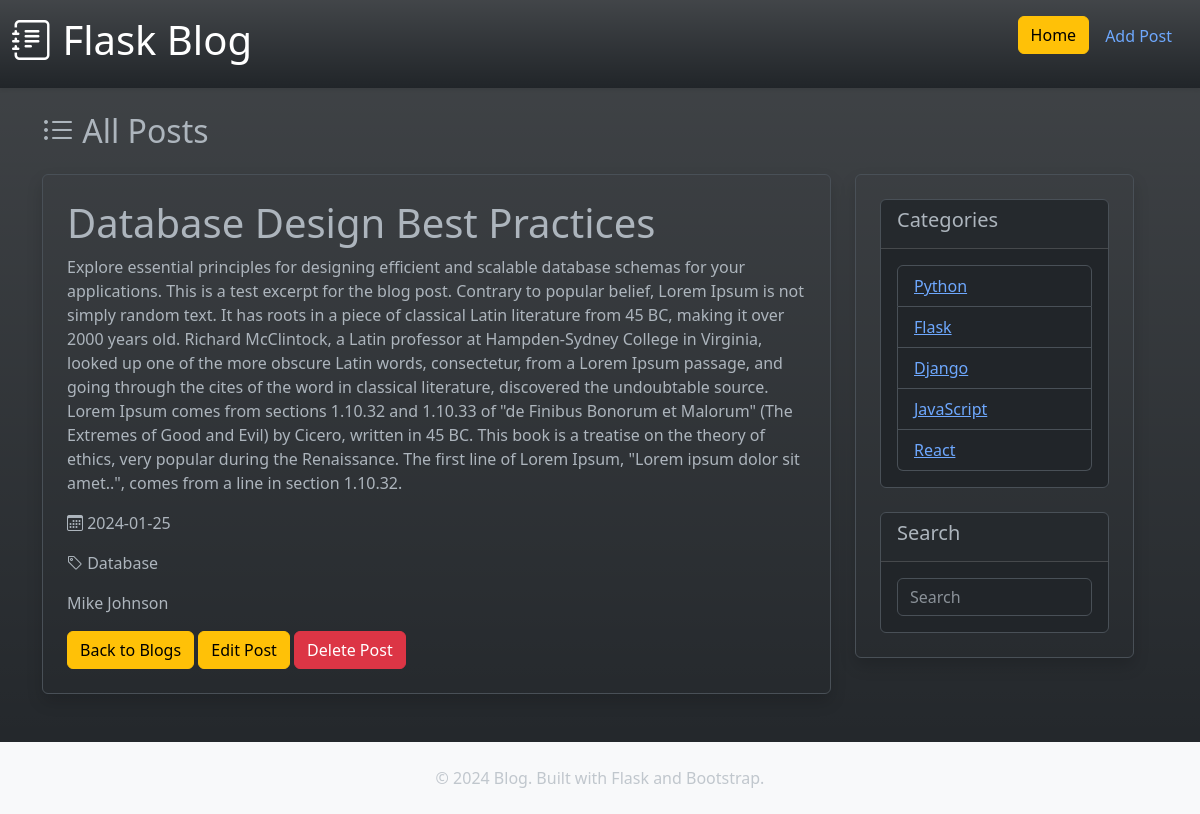
Page /blog/3 on the committed database.
### tables this page shows
CREATE TABLE blogs (
            id INTEGER PRIMARY KEY AUTOINCREMENT,
            title TEXT NOT NULL,
            author TEXT NOT NULL,
            date TEXT NOT NULL,
            excerpt TEXT NOT NULL,
            category TEXT NOT NULL
        );

### lesson6.py (the view)
@app.route('/blog/<int:id>')
def blog(id):
    blog = get_blog_by_id(id)
    if not blog:
        return render_template('404.html'), 404
    return render_template('blog.html', blog=blog)

### data/db.py (called while the page is built)
def get_db_path():
    current_dir = os.path.dirname(os.path.abspath(__file__))
    return os.path.join(current_dir, 'blog.db')

def get_blog_by_id(blog_id):
    db_path = get_db_path()
    if not os.path.exists(db_path):
        return None
    conn = sqlite3.connect(db_path)
    conn.row_factory = sqlite3.Row
    cursor = conn.cursor()
    cursor.execute('SELECT * FROM blogs WHERE id = ?', (blog_id,))
    row = cursor.fetchone()
    conn.close()
    if row:
        return {
            'id': row['id'],
            'title': row['title'],
            'author': row['author'],
            'date': row['date'],
            'excerpt': row['excerpt'],
            'category': row['category']
        }
    return None

### templates/blog.html
{% extends "layout.html" %}
{% block content %}
<h1>{{ blog.title }}</h1>
<p>{{ blog.excerpt }}</p>
<p><i class="bi bi-calendar3"></i> {{ blog.date }}</p>
<p><i class="bi bi-tag"></i> {{ blog.category }}</p>
<p>{{ blog.author }}</p>
<a href="{{ url_for('blogs') }}" class="btn btn-warning">Back to Blogs</a>
<a href="{{ url_for('edit_post', id=blog.id) }}" class="btn btn-warning">Edit Post</a>
<a href="{{ url_for('delete_post', id=blog.id) }}" class="btn btn-danger">Delete Post</a>
{% endblock %}

### rows in the picture
blogs: title "Database Design Best Practices", excerpt "Explore essential principles for designing efficient and scalable database schemas for your applications. This is a test excerpt for the blog post. Contrary to popular belief, Lorem Ipsum is not simply random text. It has roots in a piece of classical Latin literature from 45 BC, making it over 2000 years old. Richard McClintock, a Latin professor at Hampden-Sydney College in Virginia, looked up one of the more obscure Latin words, consectetur, from a Lorem Ipsum passage, and going through the cites of the word in classical literature, discovered the undoubtable source. Lorem Ipsum comes from sections 1.10.32 and 1.10.33 of \"de Finibus Bonorum et Malorum\" (The Extremes of Good and Evil) by…", date "2024-01-25", category "Database", author "Mike Johnson"
